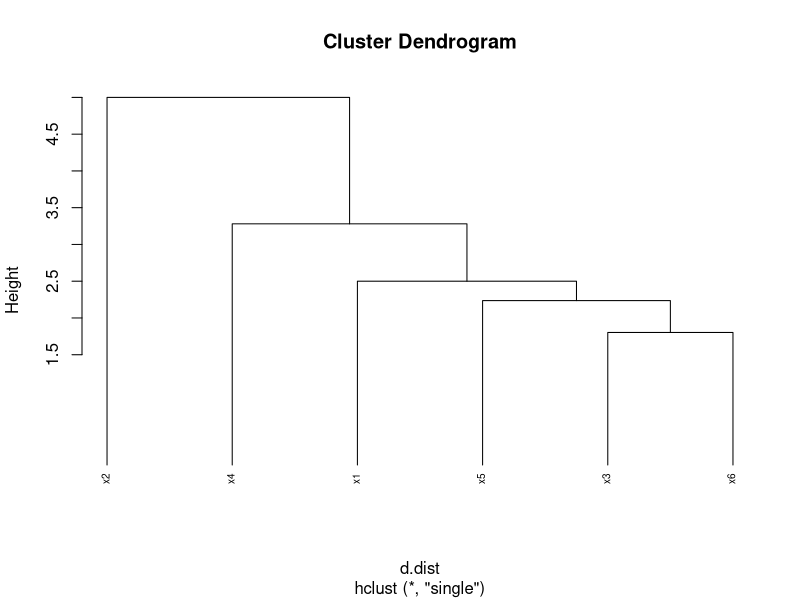
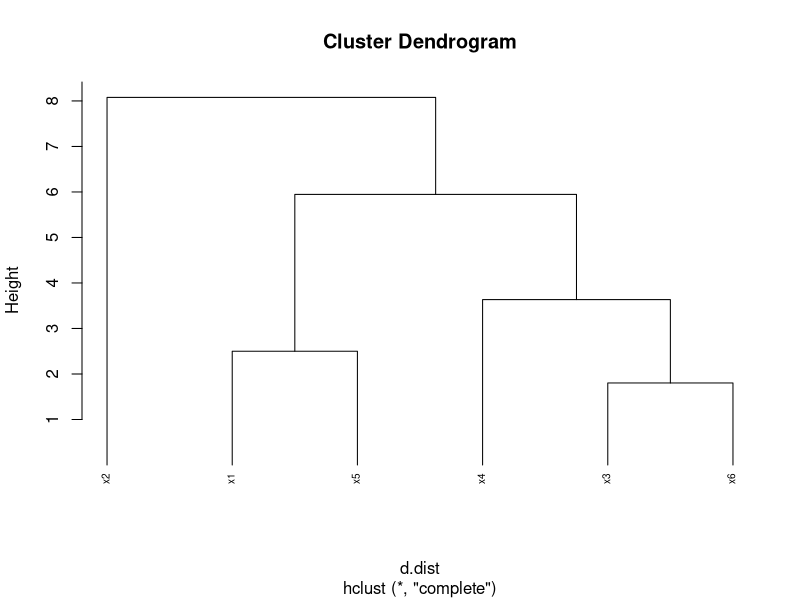

Write R code to recreate these figures, in order.
## ---- chunk 1
# We create the points in R
x1 <- c(1, 7)
x2 <- c(4, 2)
x3 <- c(3, 8.5)
x4 <- c(6.6, 9)
x5 <- c(1, 9.5)
x6 <- c(4, 7)

d <- rbind(x1, x2, x3, x4, x5, x6) # a, b and c are combined per row
colnames(d) <- c("x", "y") # rename columns

d # display the points
## ---- chunk 2
# The distance is found using the dist() function:
d.dist <- dist(d, method = "euclidean")
d.dist # display the distance matrix
## ---- chunk 3
# Agglomerative Hierarchical Clustering for single linkage

ahc.s <- hclust(d.dist, method="single")
ahc.s
## ---- chunk 4
# Plotting a dendrogram for single linkage
plot(ahc.s, hang = -1, cex = 0.6)
## ---- chunk 5
# Agglomerative Hierarchical Clustering for single linkage

ahc.c <- hclust(d.dist, method="complete")
ahc.c
## ---- chunk 6
# Plotting a dendrogram for single linkage
plot(ahc.c, hang = -1, cex = 0.6)
